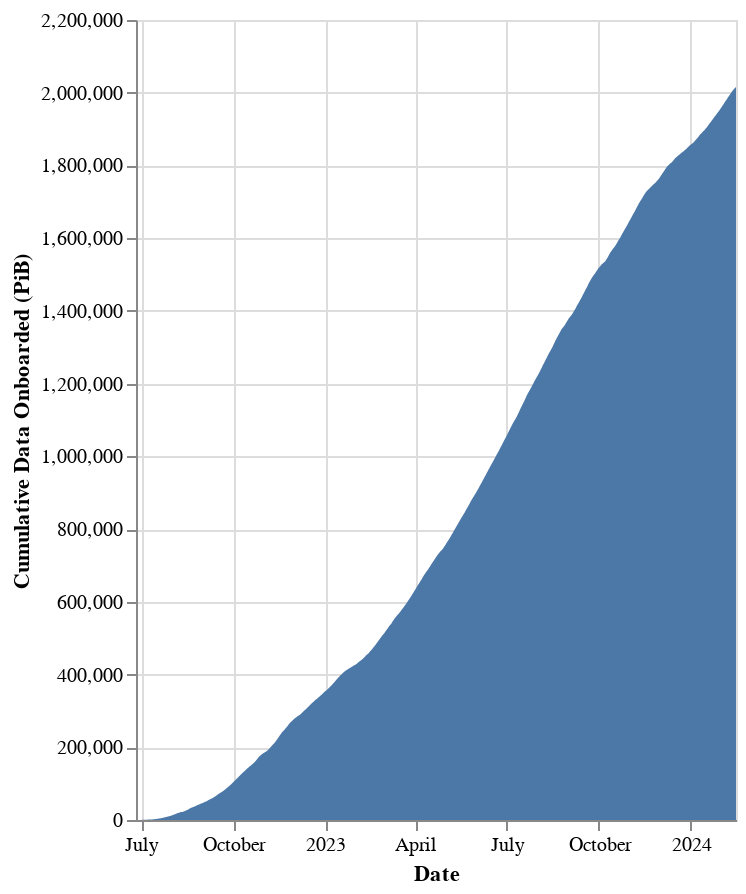

The code cell stored with this chart in its notebook:
### Markdown cell above
### Cumulative Data Onboarded

### Code cell
# | output: true

total_data_onboarded = df["onboarded_tibs"].sum()
df["cumulative_data"] = df["onboarded_tibs"].cumsum()

alt.Chart(df).mark_area().encode(
    x=alt.X("date:T", title="Date"),
    y=alt.Y("cumulative_data:Q", title="Cumulative Data Onboarded (PiB)"),
    tooltip=[
        alt.Tooltip("date:T", title="Date"),
        alt.Tooltip("cumulative_data:Q", title="Cumulative Data Onboarded (PiB)"),
    ],
).properties(
    width="container",
    height=400,
    # title=f"{total_data_onboarded:.2f} TiBs Onboarded",
).configure_title(fontSize=32)

### Figure 1 — Vega-Lite specification as saved in the notebook (floating-point values rounded to 4 significant figures; data arrays with more than 128 entries replaced by an {"elided": "..."} marker saying what was removed)
{"usermeta": {"embedOptions": {"theme": "powerbi"}}, "config": {"view": {"continuousWidth": 300, "continuousHeight": 300}, "title": {"fontSize": 32}}, "data": {"name": "data-288e497ada9d068e9b4bfb6b153f7bd6"}, "mark": {"type": "area"}, "encoding": {"tooltip": [{"field": "date", "title": "Date", "type": "temporal"}, {"field": "cumulative_data", "title": "Cumulative Data Onboarded (PiB)", "type": "quantitative"}], "x": {"field": "date", "title": "Date", "type": "temporal"}, "y": {"field": "cumulative_data", "title": "Cumulative Data Onboarded (PiB)", "type": "quantitative"}}, "height": 400, "width": "container", "$schema": "https://vega.github.io/schema/vega-lite/v5.16.3.json", "datasets": {"data-288e497ada9d068e9b4bfb6b153f7bd6": {"elided": "598 records"}}}
